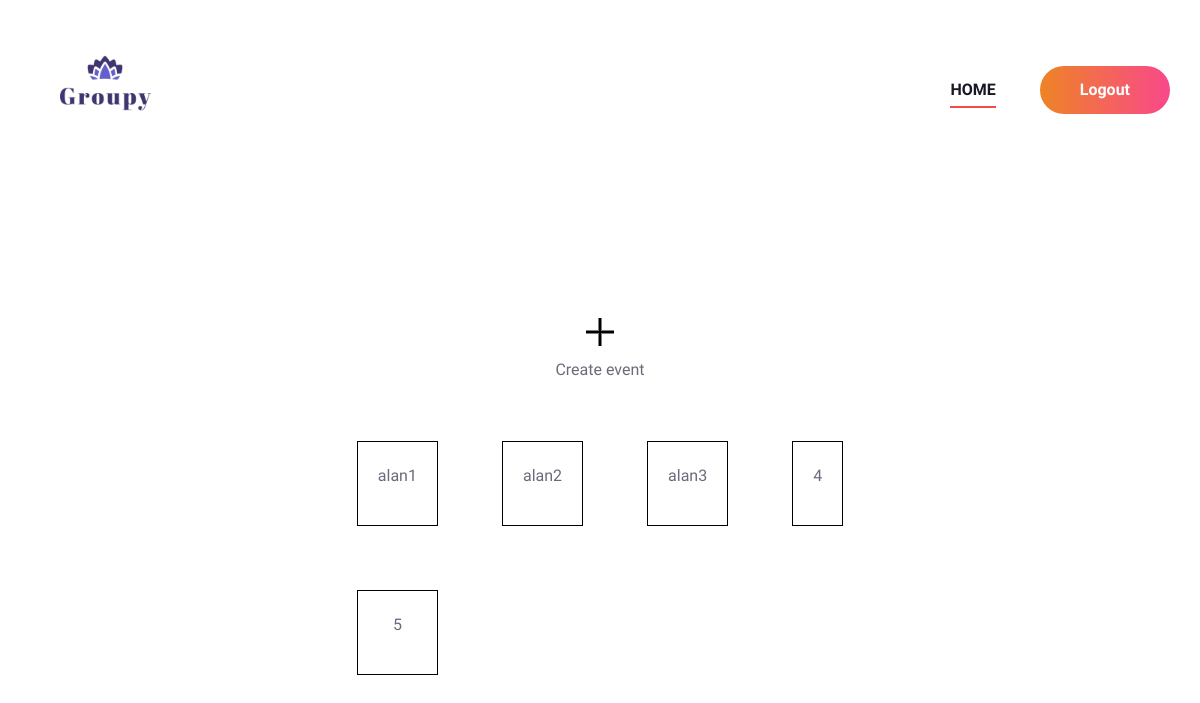
The page /Org/home/ (signed in) on the database as committed earlier.
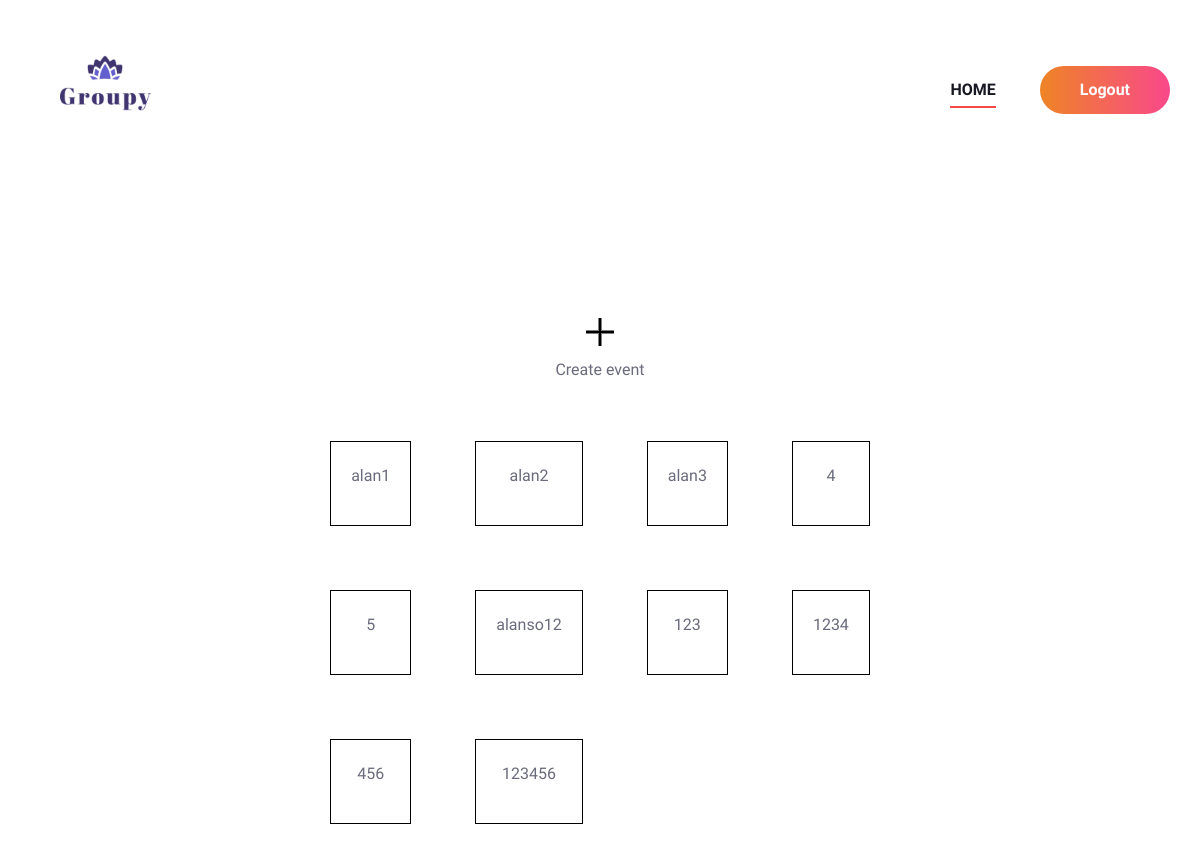
The same page on the database as committed later.
### Organizer/models.py (models this page shows)
class Event(models.Model):
    code=models.CharField(max_length=50,unique=True)
    rooms=models.IntegerField()
    org=models.ForeignKey("Guest.organiser",on_delete=models.CASCADE)
    status=models.IntegerField(default=0)
    tot_capacity=models.IntegerField(null=True)
    is_private = models.BooleanField(default=False)

### Organizer/views.py (the view)
# urls.py: 2. Add a URL to urlpatterns:  path('', views.home, name='home')
def home(request):
    if 'oid' in request.session:
        orgdata=organiser.objects.get(id=request.session["oid"])
        evendata=Event.objects.filter(org=orgdata)
        return render(request,"Organizer/Home.html",{'data':evendata})
    else:
        return redirect("Guest:login")

### Organizer/templates/Organizer/Home.html (shortened to what this page needs)
{% extends 'Organizer/Head.html'%}
{% load static %}
{%  block content %}
<br><br><br><br>
<!DOCTYPE html>
<html lang="en">
<head>
</head>
<body>
    <form action="" method="post">
        <table align="center" cellpadding="10">
            <tr>
                <td colspan="4" align="center">
                    <a href="{% url 'org:event' %}"><img src="{% static 'Img/add.png'%}">
                    <p>Create event</p>
                </a>
                </td>
            </tr>
           <tr>
            {% for i in data %}
            <td>
              <a href="{% url 'org:eventview' i.id %}" style="text-decoration: none;">
                <div style="text-align:center;border:1px solid black;margin:22px;padding:20px">
                    <p>{{i.code}}</p>
                </div></a>
            </td>
            {% if forloop.counter|divisibleby:4 %}
        </tr>
        <tr>
            {% endif %}
            {% endfor %}
        </table>
    </form>
</body>
</html>
<br><br><br><br><br><br><br><br><br><br><br><br><br><br><br><br><br><br><br><br><br>
{% endblock content %}

Rows that differ between the two databases and show on the page:
added Event: code "alanso12"
added Event: code "123"
added Event: code "1234"
added Event: code "456"
added Event: code "123456"
